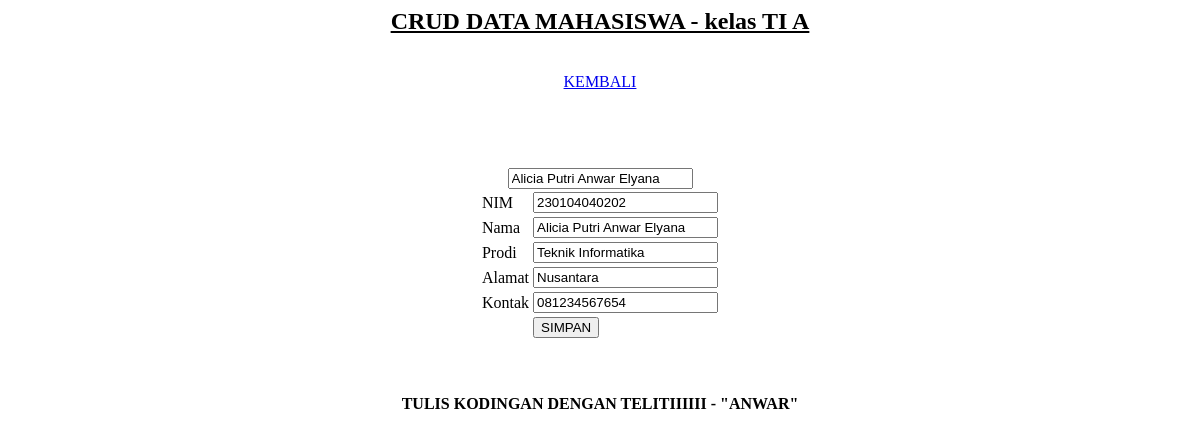
/edit.php?NIM=230104040202, run on the app's committed database.
### tables this page shows
CREATE TABLE `peserta` (
  `NIM` varchar(12) NOT NULL,
  `Nama` varchar(50) NOT NULL,
  `Prodi` varchar(30) NOT NULL,
  `Alamat` text NOT NULL,
  `Kontak` varchar(12) NOT NULL
);

### edit.php (the view, shortened to what this page needs)
<html>
<head>
</head>
<body>
	<h2 style="color: #000; font-weight: bold; text-decoration: underline;" >CRUD DATA MAHASISWA - kelas TI A</h2>
	<br/>
	<a href="index.php">KEMBALI</a>
	<br/>
	<br/>
	<h3>EDIT DATA MAHASISWA</h3>
	<?php
	include 'database.php';
	$NIM = $_GET['NIM'];
	$data = mysqli_query($koneksi,"select * from peserta where NIM ='$NIM'");
	while ($d = mysqli_fetch_array($data)){
		?>
		<form method = "post" action="update.php">
			<table>
				<tr>
					<td>NIM</td>
					<td>
						<input type = "text" name="NIM" value="<?php echo $d['NIM']; ?>">
					</td>
				</tr>
				<tr>
					<td>Nama</td>
					<td>
						<input type = "text" name="Nama" value="<?php echo $d['Nama']; ?>"></td>
						<input type = "text" name="Nama" value="<?php echo $d['Nama']; ?>"></td>
				</tr>
				<tr>
					<td>Prodi</td>
					<td><input type = "text" name="Prodi" value="<?php echo $d['Prodi']; ?>"></td>
				</tr>
				<tr>
					<td>Alamat</td>
					<td><input type = "text" name="Alamat" value="<?php echo $d['Alamat']; ?>"></td>
				</tr>
				<tr>
					<td>Kontak</td>
					<td><input type = "text" name="Kontak" value="<?php echo $d['Kontak']; ?>"></td>
				</tr>
				<tr>
					<td></td>
					<td><input type = "submit" value = "SIMPAN"></td>
				</tr>
			</table>
			<br><br><br>
	<marquee style="color: #000;"><strong>TULIS KODINGAN DENGAN TELITIIIIII           - "ANWAR"</strong></marquee>
		</form>
		<?php
	}
	?>
</body>
</html>

### edit.php (style rules this page uses)
body { text-align: center; background-image: url('https://img.freepik.com/free-vector/watercolor-stains-abstract-background_23-2149107181.jpg?w=900&t=st=1703029180~exp=1703029780~hmac=005cacd65cdb2c7f32cfea5a5b88fd017dc95b7b709975b796fab1902250c3c5'); background-size: cover; background-position: center; background-repeat: no-repeat; color: #fff; }
table { margin: 0 auto; text-align: left; color: #000; }

### data on the page
peserta: NIM "230104040202", Nama "Alicia Putri Anwar Elyana", Prodi "Teknik Informatika", Alamat "Nusantara", Kontak "081234567654"
